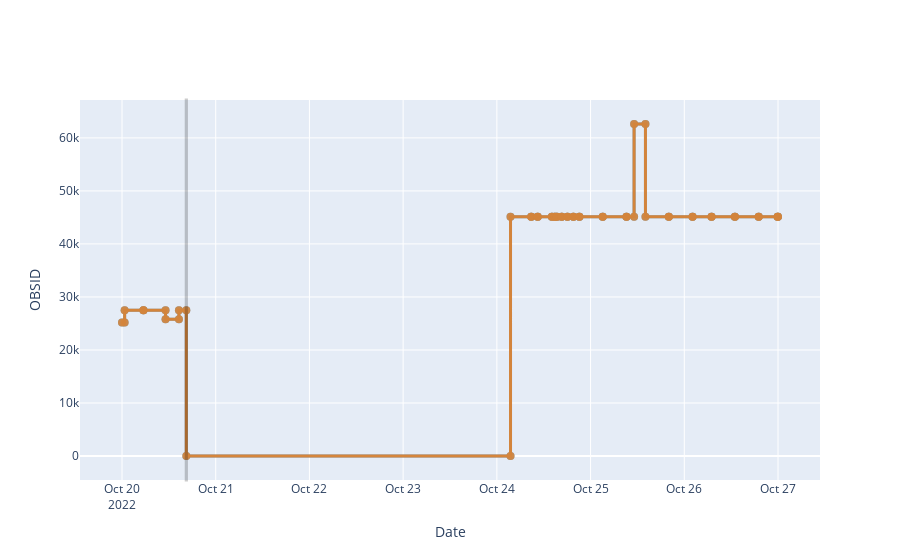

Source (notebook cell):
### Markdown cell above
## Obsid

### Code cell
vo = ValidateObsid(stop="2022:300", days=7)
fig = vo.get_plot_figure()
fig.show()
